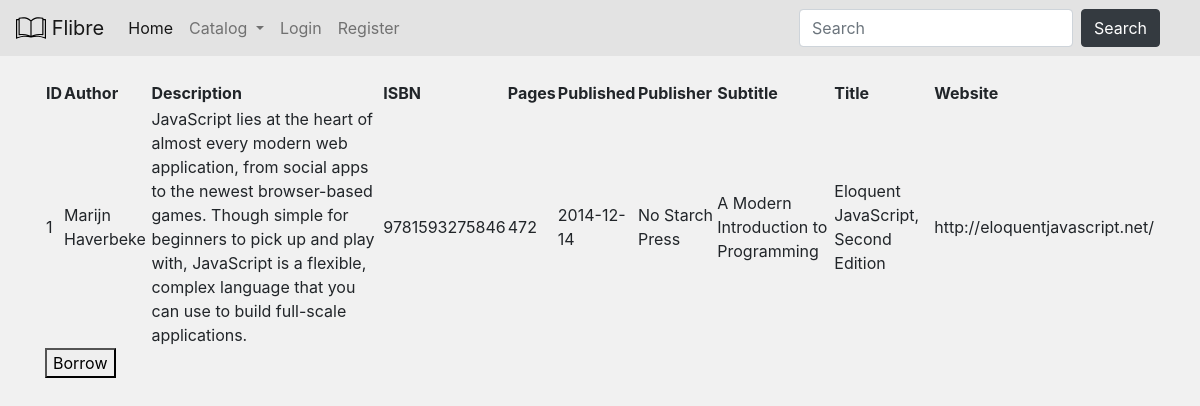
/catalog/books/1, run on the app's committed database.
### db_models.py (models this page shows, shortened)
class Book(Base):
    __tablename__ = 'books'
    id = Column(Integer, primary_key=True)
    author = Column(String(255))
    description = Column(String(1000))
    isbn = Column(Integer)
    pages = Column(Integer)
    published = Column(String(10))
    publisher = Column(String(255))
    subtitle = Column(String(255))
    title = Column(String(255))
    website = Column(String(255))
    user_id = Column(Integer, ForeignKey('users.id'))
    user_ref = relationship('User', back_populates='book_ref')

### routes.py (the view)
@app.route('/catalog/books/<int:book_id>')
def book(book_id):
    db_session = get_session()
    mybook = db_session.query(Book).filter(Book.id == book_id).one()
    context = get_default_context()
    context['book'] = mybook
    return render_template('book.html', **context)

### routes.py (called while the page is built)
def get_session(echo=False):
    engine = create_engine('sqlite:///db/database.db', echo=echo)
    db_session = sessionmaker(bind=engine)
    return db_session()

def get_default_context():
    permission_lvl = get_user_auth_lvl()
    context = {'permission_lvl': permission_lvl,
               'user_id': session.get('user_id'),
               'username': session.get('username')}
    return context

def get_user_auth_lvl():
    if not session.get('user_id'):
        return 3
    db_session = get_session()
    user_data = db_session.query(User.permission_lvl) \
                .filter(User.username == session.get('username')) \
                .one()
    return user_data.permission_lvl

### templates/book.html (shortened to what this page needs)
{% extends 'layout.html' %}
{% block content %}
<table>
  <tr>
    <th>ID</th>
    <th>Author</th>
    <th>Description</th>
    <th>ISBN</th>
    <th>Pages</th>
    <th>Published</th>
    <th>Publisher</th>
    <th>Subtitle</th>
    <th>Title</th>
    <th>Website</th>
  </tr>
  <tr>
    <td>{{ book['id'] }}</td>
    <td>{{ book['author'] }}</td>
    <td>{{ book['description'] }}</td>
    <td>{{ book['isbn'] }}</td>
    <td>{{ book['pages'] }}</td>
    <td>{{ book['published'] }}</td>
    <td>{{ book['publisher'] }}</td>
    <td>{{ book['subtitle'] }}</td>
    <td>{{ book['title'] }}</td>
    <td>{{ book['website'] }}</td>
  </tr>
</table>
{% if book['user_id'] == None %}
<form action="/catalog/books/borrow" method="POST">
  <button name="borrow_book_id" type="submit" value="{{ book['id'] }}">Borrow</button>
</form>
{% elif book['user_id'] == user_id %}
<form action="/catalog/books/return" method="POST">
  <button name="return_book_id" type="submit" value="{{ book['id'] }}">Return</button>
</form>
{% endif %}
{% endblock %}

### static/style.css (style rules this page uses)
body { background-color: #f1f1f1; }

### data on the page
Book: id "1", author "Marijn Haverbeke", description "JavaScript lies at the heart of almost every modern web application, from social apps to the newest browser-based games. Though simple for beginners to pick up and play with, JavaScript is a flexible, complex language that you can use to build full-scale applications.", isbn "9781593275846", pages "472", published "2014-12-14", publisher "No Starch Press", subtitle "A Modern Introduction to Programming", title "Eloquent JavaScript, Second Edition", website "http://eloquentjavascript.net/"
